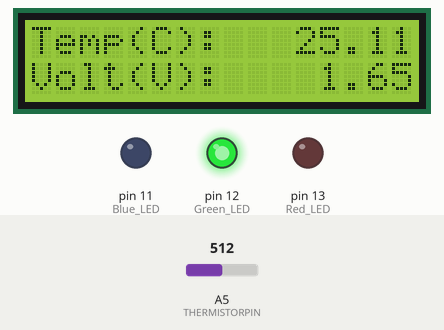
A sketch run on a simulated Arduino Uno, built with avr-gcc and run on an emulated ATmega328P. Parts: 16×2 character LCD, output pins drawn as LEDs (lit = HIGH). The test bench sets the inputs (shaded band); at power-on: A5 (THERMISTORPIN) = 512. What the sketch prints to the serial monitor is not drawn.

Above: at 1.2 s.
1.3 s: A5 (THERMISTORPIN) set to 530
At 3.1 s:
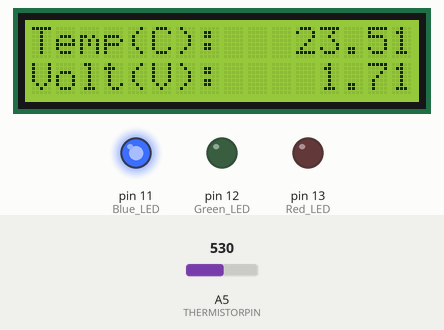
3.9 s: A5 (THERMISTORPIN) set to 122
At 5.5 s:
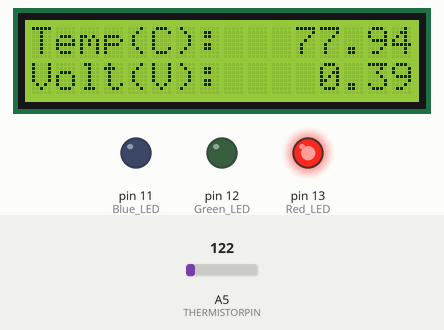
6.1 s: A5 (THERMISTORPIN) set to 260
At 7.9 s:
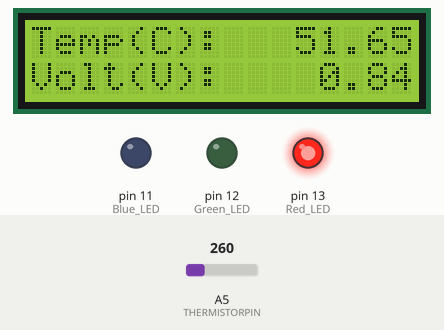
8.4 s: A5 (THERMISTORPIN) set to 288
At 10.3 s:
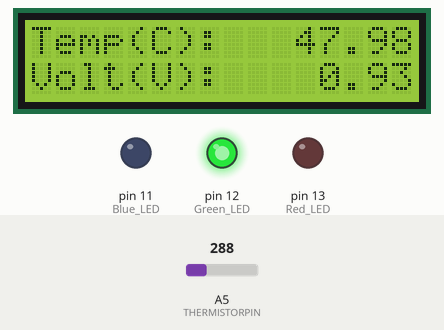
Timing chart, 0 to 11.7 s (numbered marks = the images above; inputs shaded):
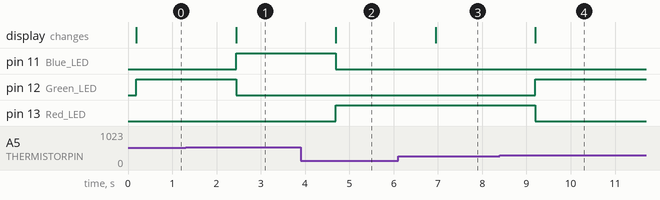

The sketch:

Detector_Building_Code_v4.ino.ino
```cpp
#include <LiquidCrystal.h>
#include <math.h>
#include "Filter.h"
LiquidCrystal lcd(2, 3, 4, 5, 6, 7);  //Sets up LCD Screen
// which analog pin to connect
#define THERMISTORPIN A5
// how many samples to take and average, more takes longer
// but is more 'smooth'
#define NUMSAMPLES 10
// the value of the 'other' resistor
#define SERIESRESISTOR 9930
float logR2;
int samples[NUMSAMPLES];
int raw;
ExponentialFilter<long> ADCFilter(5, 0);

void setup(void) {
  Serial.begin(9600);
  analogReference(EXTERNAL);
  lcd.begin(16, 2);   //Initializes dimensions(W x H) of LCD screen
  pinMode(11, OUTPUT);  //Blue LED
  pinMode(12, OUTPUT);  //Green LED
  pinMode(13, OUTPUT);  //Red LED
}

void loop(void) {

  uint8_t i;
  float average;
  // take N samples in a row, with a slight delay
  for (i=0; i< NUMSAMPLES; i++) {
   raw = analogRead(THERMISTORPIN);
   //ADCFilter.Filter(raw);
   samples[i] = raw;
   delay(10);
  }

  // average all the samples out
  average = 0;
  for (i=0; i< NUMSAMPLES; i++) {
     average += samples[i];
  }
  average /= NUMSAMPLES;
  ADCFilter.Filter(average);

  Serial.print("Average analog reading ");
  Serial.println(average);

  // convert the value to resistance
  average = 1023 / average - 1;
  average = SERIESRESISTOR / average;
  Serial.print("Thermistor resistance ");
  Serial.println(average);

  double steinhart;
  //From Online Chart:
  float A = .001126007582;
  float B = .000234609648;
  float C = .00000008600840316;
  //Experimental Calibration Test Data:
  /*
  float A = .001138291321;
  float B = .0002302608497;
  float C = .0000001206148881;
  */
  logR2 = log(average);
  steinhart = (1.0 / (A + B * logR2 + C * logR2 * logR2 * logR2));  // Steinhart and Hart Equation. T  = 1 / {A + B[ln(R)] + C[ln(R)]^3}
  steinhart = steinhart -  273.15;                         // convert to C
  int reading = analogRead(THERMISTORPIN);  //Gets voltage reading from thermistor
  //Converts reading to voltage
  float voltage = reading * 3.3;
  voltage /= 1023.0;

  Serial.print("Temperature ");
  Serial.print(steinhart);
  Serial.println(" *C");
  //Output voltage and temp to LCD screen
  lcd.setCursor(0,0);

  lcd.print("Temp(C):   "); lcd.print(steinhart)
  ;lcd.setCursor(0,1);
  lcd.print("Volt(V):    "); lcd.print(voltage)
  //Set of "if tests" to determine temp range and turn on corresponding LED's
  ;if (steinhart < 25) {
   ;digitalWrite(11, HIGH);
   ;digitalWrite(12, LOW);
   ;digitalWrite(13, LOW);
  }
  else if (steinhart >=25 and steinhart < 50) {
    ;digitalWrite(11, LOW);
    ;digitalWrite(12, HIGH);
    ;digitalWrite(13, LOW);
  }
  else if (steinhart >= 50) {
    ;digitalWrite(11, LOW);
    ;digitalWrite(12, LOW);
    ;digitalWrite(13, HIGH);
  }
  delay(1000);
}
```

Measured:
- the behaviour switches between 513 and 514 on A5 (THERMISTORPIN) (found by bisection; images 0 and 1)
- the behaviour switches between 272 and 273 on A5 (THERMISTORPIN) (found by bisection; images 3 and 4)
- after the input at 1.3 s, pin 11 (Blue_LED): LOW → HIGH after 1.1 s; pin 12 (Green_LED): HIGH → LOW after 1.1 s; the display: changes after 1.1 s (image 1)
- after the input at 3.9 s, pin 11 (Blue_LED): HIGH → LOW after 0.80 s; pin 13 (Red_LED): LOW → HIGH after 0.80 s; the display: changes after 0.80 s (image 2)
- after the input at 6.1 s, the display: changes after 0.85 s (image 3)
- after the input at 8.4 s, pin 12 (Green_LED): LOW → HIGH after 0.80 s; pin 13 (Red_LED): HIGH → LOW after 0.80 s; the display: changes after 0.80 s (image 4)
